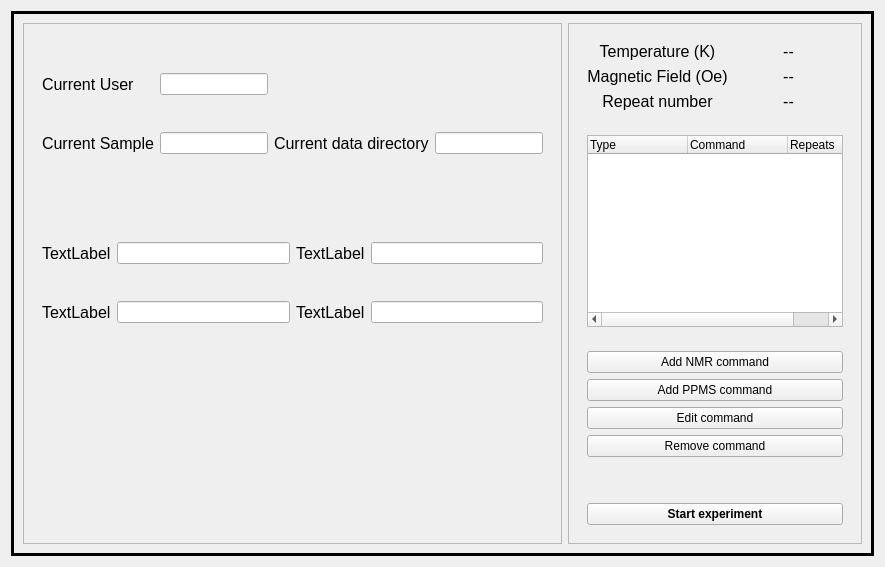
      <widget class="QWidget" name="expt_tab">
       <attribute name="title">
        <string>Experiment</string>
       </attribute>
       <layout class="QGridLayout" name="gridLayout_2">
        <item row="2" column="0">
         <widget class="QFrame" name="exptTabFrame">
          <property name="frameShape">
           <enum>QFrame::Box</enum>
          </property>
          <property name="frameShadow">
           <enum>QFrame::Plain</enum>
          </property>
          <property name="lineWidth">
           <number>3</number>
          </property>
          <layout class="QHBoxLayout" name="horizontalLayout">
           <item>
            <widget class="QFrame" name="leftFrame">
             <property name="frameShape">
              <enum>QFrame::StyledPanel</enum>
             </property>
             <property name="frameShadow">
              <enum>QFrame::Raised</enum>
             </property>
             <layout class="QVBoxLayout" name="verticalLayout">
              <item>
               <widget class="QFrame" name="currentInfoFrame">
                <property name="frameShape">
                 <enum>QFrame::Box</enum>
                </property>
                <property name="frameShadow">
                 <enum>QFrame::Plain</enum>
                </property>
                <property name="lineWidth">
                 <number>0</number>
                </property>
                <layout class="QGridLayout" name="gridLayout_4">
                 <item row="1" column="2">
                  <widget class="QLabel" name="currentDataDir">
                   <property name="sizePolicy">
                    <sizepolicy hsizetype="Preferred" vsizetype="Preferred">
                     <horstretch>0</horstretch>
                     <verstretch>0</verstretch>
                    </sizepolicy>
                   </property>
                   <property name="font">
                    <font>
                     <pointsize>12</pointsize>
                    </font>
                   </property>
                   <property name="text">
                    <string>Current data directory</string>
                   </property>
                  </widget>
                 </item>
                 <item row="0" column="0">
                  <widget class="QLabel" name="currentUserLbl">
                   <property name="sizePolicy">
                    <sizepolicy hsizetype="Preferred" vsizetype="Preferred">
                     <horstretch>0</horstretch>
                     <verstretch>0</verstretch>
                    </sizepolicy>
                   </property>
                   <property name="font">
                    <font>
                     <pointsize>12</pointsize>
                    </font>
                   </property>
                   <property name="text">
                    <string>Current User</string>
                   </property>
                  </widget>
                 </item>
                 <item row="1" column="0">
                  <widget class="QLabel" name="currentSampleLbl">
                   <property name="sizePolicy">
                    <sizepolicy hsizetype="Preferred" vsizetype="Preferred">
                     <horstretch>0</horstretch>
                     <verstretch>0</verstretch>
                    </sizepolicy>
                   </property>
                   <property name="font">
                    <font>
                     <pointsize>12</pointsize>
                    </font>
                   </property>
                   <property name="text">
                    <string>Current Sample</string>
                   </property>
                  </widget>
                 </item>
                 <item row="1" column="1">
                  <widget class="QLineEdit" name="currentSampleLineEdit">
                   <property name="readOnly">
                    <bool>true</bool>
                   </property>
                  </widget>
                 </item>
                 <item row="1" column="3">
                  <widget class="QLineEdit" name="currentDataDirLineEdit">
                   <property name="readOnly">
                    <bool>true</bool>
                   </property>
                  </widget>
                 </item>
                 <item row="0" column="1">
                  <widget class="QLineEdit" name="currentUserLineEdit"/>
                 </item>
                </layout>
               </widget>
              </item>
              <item>
               <widget class="QFrame" name="frame_5">
                <property name="frameShape">
                 <enum>QFrame::Box</enum>
                </property>
                <property name="frameShadow">
                 <enum>QFrame::Plain</enum>
                </property>
                <property name="lineWidth">
                 <number>0</number>
                </property>
                <layout class="QGridLayout" name="gridLayout_6">
                 <item row="0" column="4">
                  <widget class="QLineEdit" name="lineEdit_5">
                   <property name="sizePolicy">
                    <sizepolicy hsizetype="Expanding" vsizetype="Fixed">
                     <horstretch>0</horstretch>
                     <verstretch>0</verstretch>
                    </sizepolicy>
                   </property>
                  </widget>
                 </item>
                 <item row="2" column="4">
                  <widget class="QLineEdit" name="lineEdit_6">
                   <property name="sizePolicy">
                    <sizepolicy hsizetype="Expanding" vsizetype="Fixed">
                     <horstretch>0</horstretch>
                     <verstretch>0</verstretch>
                    </sizepolicy>
                   </property>
                  </widget>
                 </item>
                 <item row="0" column="3">
                  <widget class="QLabel" name="label_9">
                   <property name="font">
                    <font>
                     <pointsize>12</pointsize>
                    </font>
                   </property>
                   <property name="text">
                    <string>TextLabel</string>
                   </property>
                  </widget>
                 </item>
                 <item row="2" column="3">
                  <widget class="QLabel" name="label_10">
                   <property name="font">
                    <font>
                     <pointsize>12</pointsize>
                    </font>
                   </property>
                   <property name="text">
                    <string>TextLabel</string>
                   </property>
                  </widget>
                 </item>
                 <item row="2" column="0">
                  <widget class="QLabel" name="label_8">
                   <property name="font">
                    <font>
                     <pointsize>12</pointsize>
                    </font>
                   </property>
                   <property name="text">
                    <string>TextLabel</string>
                   </property>
                  </widget>
                 </item>
                 <item row="0" column="0">
                  <widget class="QLabel" name="label_7">
                   <property name="font">
                    <font>
                     <pointsize>12</pointsize>
                    </font>
                   </property>
                   <property name="text">
                    <string>TextLabel</string>
                   </property>
                  </widget>
                 </item>
                 <item row="0" column="1">
                  <widget class="QLineEdit" name="lineEdit_3">
                   <property name="sizePolicy">
                    <sizepolicy hsizetype="Expanding" vsizetype="Fixed">
                     <horstretch>0</horstretch>
                     <verstretch>0</verstretch>
                    </sizepolicy>
                   </property>
                  </widget>
                 </item>
                 <item row="2" column="1">
                  <widget class="QLineEdit" name="lineEdit_4">
                   <property name="sizePolicy">
                    <sizepolicy hsizetype="Expanding" vsizetype="Fixed">
                     <horstretch>0</horstretch>
                     <verstretch>0</verstretch>
                    </sizepolicy>
                   </property>
                  </widget>
                 </item>
                </layout>
               </widget>
              </item>
              <item>
               <widget class="QFrame" name="plotFrames">
                <property name="frameShape">
                 <enum>QFrame::Box</enum>
                </property>
                <property name="frameShadow">
                 <enum>QFrame::Plain</enum>
                </property>
                <property name="lineWidth">
                 <number>0</number>
                </property>
                <layout class="QHBoxLayout" name="horizontalLayout_2">
                 <item>
                  <widget class="MplWidget" name="timePlotWidget" native="true"/>
                 </item>
                 <item>
                  <widget class="MplWidget" name="frqPlotWidget" native="true"/>
                 </item>
                </layout>
               </widget>
              </item>
             </layout>
            </widget>
           </item>
           <item>
            <widget class="QFrame" name="rightFrame">
             <property name="frameShape">
              <enum>QFrame::StyledPanel</enum>
             </property>
             <property name="frameShadow">
              <enum>QFrame::Raised</enum>
             </property>
             <layout class="QVBoxLayout" name="verticalLayout_2">
              <item>
               <widget class="QFrame" name="statusFrame">
                <property name="sizePolicy">
                 <sizepolicy hsizetype="Preferred" vsizetype="Minimum">
                  <horstretch>0</horstretch>
                  <verstretch>0</verstretch>
                 </sizepolicy>
                </property>
                <property name="frameShape">
                 <enum>QFrame::Box</enum>
                </property>
                <property name="frameShadow">
                 <enum>QFrame::Plain</enum>
                </property>
                <property name="lineWidth">
                 <number>0</number>
                </property>
                <layout class="QGridLayout" name="gridLayout_3">
                 <item row="0" column="1">
                  <widget class="QLabel" name="tempValLbl">
                   <property name="font">
                    <font>
                     <pointsize>12</pointsize>
                    </font>
                   </property>
                   <property name="text">
                    <string>--</string>
                   </property>
                   <property name="scaledContents">
                    <bool>false</bool>
                   </property>
                   <property name="alignment">
                    <set>Qt::AlignCenter</set>
                   </property>
                  </widget>
                 </item>
                 <item row="1" column="1">
                  <widget class="QLabel" name="fieldValLbl">
                   <property name="font">
                    <font>
                     <pointsize>12</pointsize>
                    </font>
                   </property>
                   <property name="text">
                    <string>--</string>
                   </property>
                   <property name="scaledContents">
                    <bool>false</bool>
                   </property>
                   <property name="alignment">
                    <set>Qt::AlignCenter</set>
                   </property>
                  </widget>
                 </item>
                 <item row="1" column="0">
                  <widget class="QLabel" name="fieldLbl">
                   <property name="font">
                    <font>
                     <pointsize>12</pointsize>
                    </font>
                   </property>
                   <property name="text">
                    <string>Magnetic Field (Oe)</string>
                   </property>
                   <property name="scaledContents">
                    <bool>false</bool>
                   </property>
                   <property name="alignment">
                    <set>Qt::AlignCenter</set>
                   </property>
                  </widget>
                 </item>
                 <item row="0" column="0">
                  <widget class="QLabel" name="tempLbl">
                   <property name="font">
                    <font>
                     <pointsize>12</pointsize>
                    </font>
                   </property>
                   <property name="text">
                    <string>Temperature (K)</string>
                   </property>
                   <property name="scaledContents">
                    <bool>false</bool>
                   </property>
                   <property name="alignment">
                    <set>Qt::AlignCenter</set>
                   </property>
                  </widget>
                 </item>
                 <item row="2" column="0">
                  <widget class="QLabel" name="currentRepeatLbl">
                   <property name="font">
                    <font>
                     <pointsize>12</pointsize>
                    </font>
                   </property>
                   <property name="text">
                    <string>Repeat number</string>
                   </property>
                   <property name="scaledContents">
                    <bool>false</bool>
                   </property>
                   <property name="alignment">
                    <set>Qt::AlignCenter</set>
                   </property>
                  </widget>
                 </item>
                 <item row="2" column="1">
                  <widget class="QLabel" name="repeatValLbl">
                   <property name="font">
                    <font>
                     <pointsize>12</pointsize>
                    </font>
                   </property>
                   <property name="text">
                    <string>--</string>
                   </property>
                   <property name="scaledContents">
                    <bool>false</bool>
                   </property>
                   <property name="alignment">
                    <set>Qt::AlignCenter</set>
                   </property>
                  </widget>
                 </item>
                </layout>
               </widget>
              </item>
              <item>
               <widget class="QFrame" name="treeWidgetFrame">
                <property name="frameShape">
                 <enum>QFrame::Box</enum>
                </property>
                <property name="frameShadow">
                 <enum>QFrame::Plain</enum>
                </property>
                <property name="lineWidth">
                 <number>0</number>
                </property>
                <layout class="QVBoxLayout" name="verticalLayout_3">
                 <item>
                  <widget class="QTreeWidget" name="exptTreeWidget">
                   <column>
                    <property name="text">
                     <string>Type</string>
                    </property>
                   </column>
                   <column>
                    <property name="text">
                     <string>Command</string>
                    </property>
                   </column>
                   <column>
                    <property name="text">
                     <string>Repeats</string>
                    </property>
                   </column>
                  </widget>
                 </item>
                </layout>
               </widget>
              </item>
              <item>
               <widget class="QFrame" name="buttonFrame">
                <property name="sizePolicy">
                 <sizepolicy hsizetype="Preferred" vsizetype="Fixed">
                  <horstretch>0</horstretch>
                  <verstretch>0</verstretch>
                 </sizepolicy>
                </property>
                <property name="frameShape">
                 <enum>QFrame::Box</enum>
                </property>
                <property name="frameShadow">
                 <enum>QFrame::Plain</enum>
                </property>
                <property name="lineWidth">
                 <number>0</number>
                </property>
                <layout class="QGridLayout" name="gridLayout_5">
                 <item row="0" column="0">
                  <widget class="QPushButton" name="addNMRCommandBtn">
                   <property name="sizePolicy">
                    <sizepolicy hsizetype="MinimumExpanding" vsizetype="Fixed">
                     <horstretch>0</horstretch>
                     <verstretch>0</verstretch>
                    </sizepolicy>
                   </property>
                   <property name="text">
                    <string>Add NMR command</string>
                   </property>
                  </widget>
                 </item>
                 <item row="3" column="0">
                  <widget class="QPushButton" name="removeCommandBtn">
                   <property name="sizePolicy">
                    <sizepolicy hsizetype="MinimumExpanding" vsizetype="Fixed">
                     <horstretch>0</horstretch>
                     <verstretch>0</verstretch>
                    </sizepolicy>
                   </property>
                   <property name="text">
                    <string>Remove command</string>
                   </property>
                  </widget>
                 </item>
                 <item row="1" column="0">
                  <widget class="QPushButton" name="addPPMSCommandBtn">
                   <property name="sizePolicy">
                    <sizepolicy hsizetype="MinimumExpanding" vsizetype="Fixed">
                     <horstretch>0</horstretch>
                     <verstretch>0</verstretch>
                    </sizepolicy>
                   </property>
                   <property name="text">
                    <string>Add PPMS command</string>
                   </property>
                  </widget>
                 </item>
                 <item row="5" column="0">
                  <widget class="QPushButton" name="startExptBtn">
                   <property name="sizePolicy">
                    <sizepolicy hsizetype="Minimum" vsizetype="Fixed">
                     <horstretch>0</horstretch>
                     <verstretch>0</verstretch>
                    </sizepolicy>
                   </property>
                   <property name="font">
                    <font>
                     <weight>75</weight>
                     <bold>true</bold>
                    </font>
                   </property>
                   <property name="text">
                    <string>Start experiment</string>
                   </property>
                  </widget>
                 </item>
                 <item row="4" column="0">
                  <spacer name="btnVSpacer">
                   <property name="orientation">
                    <enum>Qt::Vertical</enum>
                   </property>
                   <property name="sizeHint" stdset="0">
                    <size>
                     <width>20</width>
                     <height>40</height>
                    </size>
                   </property>
                  </spacer>
                 </item>
                 <item row="2" column="0">
                  <widget class="QPushButton" name="editCommandBtn">
                   <property name="text">
                    <string>Edit command</string>
                   </property>
                  </widget>
                 </item>
                </layout>
               </widget>
              </item>
             </layout>
            </widget>
           </item>
          </layout>
         </widget>
        </item>
       </layout>
      </widget>
